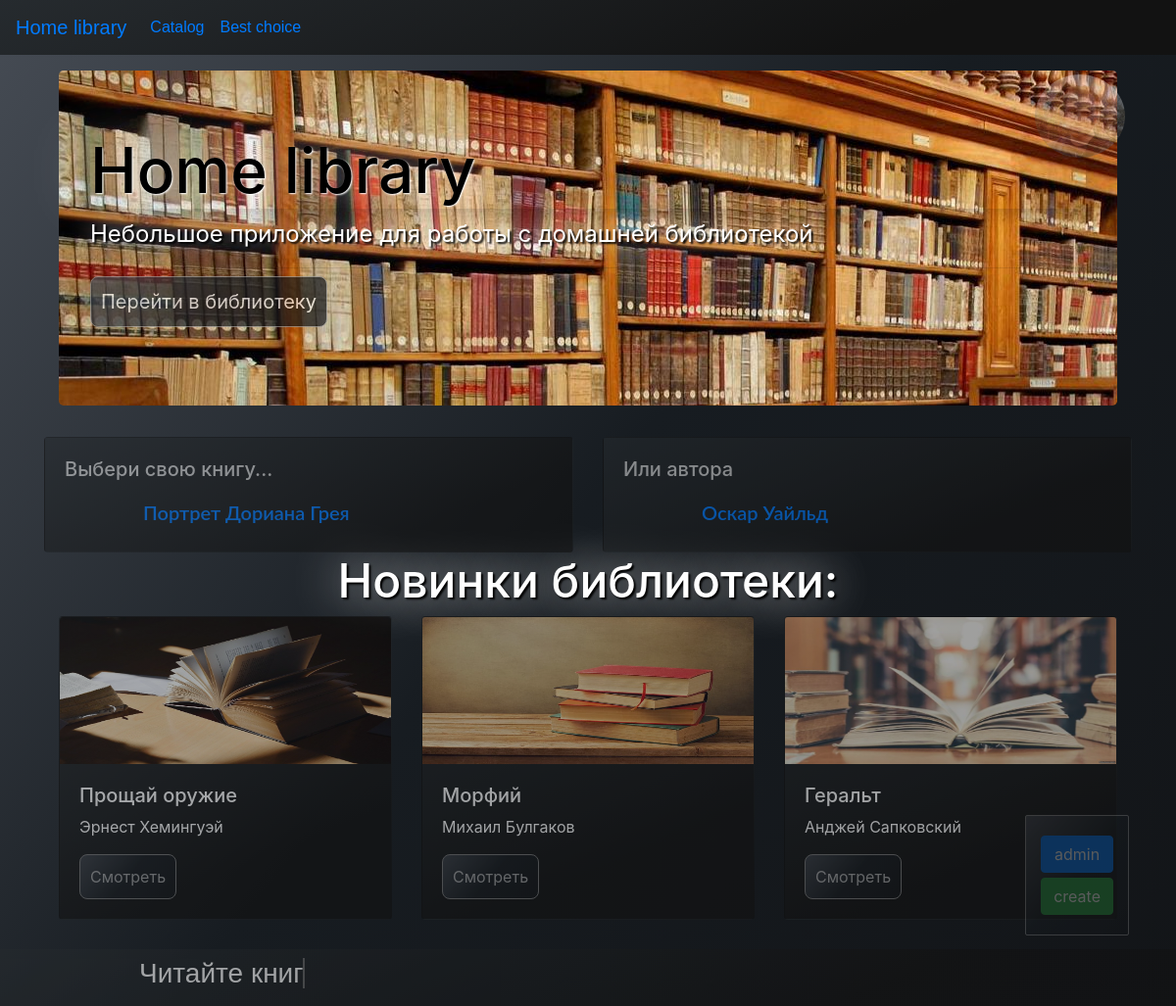
The app's page /, older data.
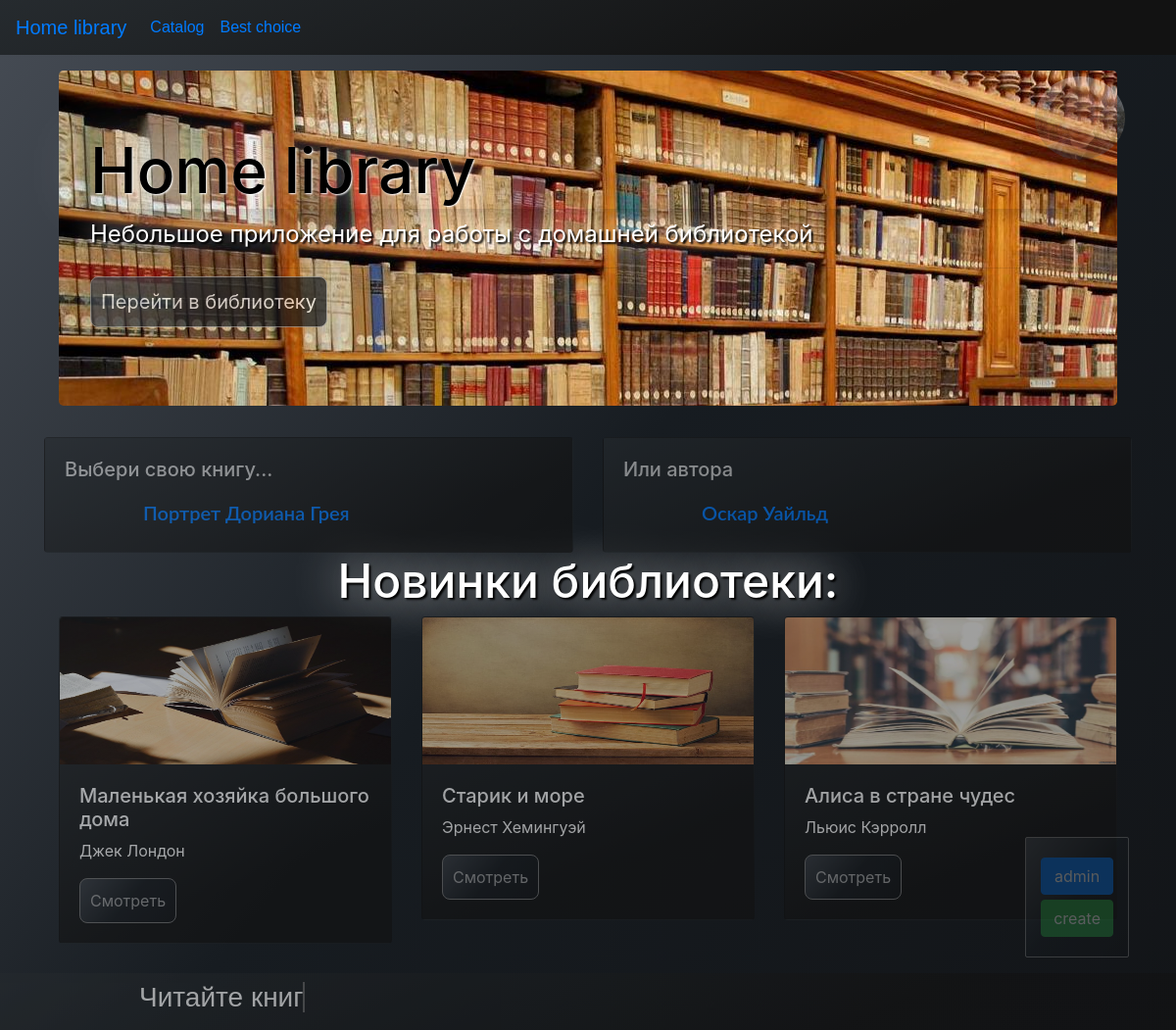
The same page, newer data.
### app/models.py (models this page shows, shortened)
class BookModel(models.Model):
    title = models.CharField(max_length=50, db_index=True,
                             verbose_name="Название книги")
    author = models.CharField(
        max_length=50, db_index=True, verbose_name="Автор")
    dateline = models.CharField(
        max_length=100, verbose_name="Издательство и год выпуска")
    genre = models.ManyToManyField(
        'Genre', related_name='book', verbose_name="Раздел")
    addition = models.TextField(max_length=1000, verbose_name="Описание")
    rating = models.ManyToManyField(
        'Rating', related_name='book', verbose_name="Рейтинг")
    slug = models.SlugField(max_length=50, blank=True, unique=True)
    time_added = models.DateTimeField(default=datetime.now)
    def __str__(self):
        return self.title
    class Meta:
        verbose_name = 'Библиотека'
        verbose_name_plural = 'Библиотека'
        ordering = ['-time_added']

### app/views.py (the view)
# urls.py: path('', views.Homepage.as_view(), name='index_url'),
class Homepage(View):
    def get(self, request):
        books = BookModel.objects.all()
        random_books = BookModel.objects.order_by('time_added').filter(rating='5')[:4]
        return render(request, 'app/index.html', context={'books': books,
                                                          'random_books': random_books, 'about_me': True})

### app/templates/app/index.html (shortened to what this page needs)
{% extends 'app/book_template.html' %}
{% block content %}
    <div class="view" style="height: auto">
        <div class="mask rgba-black-light align-items-center">
            <div class="development container">
                <div class="jumbotron" style="background-image: url(/static/app/library.jpg);">
                    <h1 class="shadow">
                        Home library
                    </h1>
                    <p class="shadow2">
                        Небольшое приложение для работы с домашней библиотекой
                    </p>
                    <hr class=" my-2">
                    <p class="lead">
                        <a class="btn btn-primary btn-lg book_button" href="{% url 'app:library_url' %}"
                           role="button">Перейти в библиотеку</a>
                    </p>
                </div>
            </div>
            <div class="row">
                <div class="col-sm-6">
                    <div class="card for_cards w-auto">
                        <div class="card-body">
                            <h5 class="card-title for_fonts">Выбери свою книгу...</h5>
                            <div class="content">
                                <div class="content__container">
                                    <ul class="content__container__list">
                                        {% for book in random_books %}
                                            <li>
                                                <a href="{% url 'app:book_details_url' slug=book.slug %}">{{ book.title }}</a>
                                            </li>
                                        {% endfor %}
                                    </ul>
                                </div>
                            </div>
                        </div>
                    </div>
                </div>
                <div class="col-sm-6">
                    <div class="card for_cards w-auto">
                        <div class="card-body">
                            <h5 class="card-title for_fonts">Или автора</h5>
                            <div class="content">
                                <div class="content__container">
                                    <ul class="content__container__list">
                                        {% for book in random_books %}
                                            <li>
                                                <a href="{% url 'app:book_details_url' slug=book.slug %}">{{ book.author }}</a>
                                            </li>
                                        {% endfor %}
                                    </ul>
                                </div>
                            </div>
                        </div>
                    </div>
                </div>
            </div>
            <h2>
                <div class="shadow2" style="text-align: center;">Новинки библиотеки:</div>
            </h2>
            <div class="container">
                <div class="row">
                    <div class="col-sm-6 col-lg-4  mb-4">
                        <div class="card text-white for_cards mb-3">
                            <img class="card-img-top" src="/static/app/book2.jpg" alt="1 image" width="120"
                                 height="150">
                            <div class="card-body">
                                <h5>{{ books.0 }}</h5>
                                <p class="card-text">{{ books.0.author }}</p>
                                <a href="{% url 'app:book_details_url' slug=books.0.slug %}"
                                   class="btn book_button">
                                    <div class="for_fonts">Смотреть</div>
                                </a>
                            </div>
                        </div>
                    </div>
                    <div class="col-sm-6 col-lg-4">
                        <div class="card text-white for_cards mb-3">
                            <img class="card-img-top" src="/static/app/book1.jpg" alt="2 image" width="120"
                                 height="150">
                            <div class="card-body">
                                <h5>{{ books.1 }}</h5>
                                <p class="card-text">{{ books.1.author }}</p>
                                <a href="{% url 'app:book_details_url' slug=books.1.slug %}"
                                   class="btn book_button">
                                    <div class="for_fonts">Смотреть</div>
                                </a>
                            </div>
                        </div>
                    </div>
                    <div class="col-sm-6 col-lg-4">
                        <div class="card text-white for_cards mb-3">
                            <img class="card-img-top" src="/static/app/book4.jpg" alt="3 image" width="120"
                                 height="150">
                            <div class="card-body">
                                <h5>{{ books.2 }}</h5>
                                <p class="card-text">{{ books.2.author }}</p>
                                <a href="{% url 'app:book_details_url' slug=books.2.slug %}"
                                   class="btn book_button">
                                    <div class="for_fonts">Смотреть</div>
                                </a>
                            </div>
                        </div>
                    </div>
                </div>
            </div>
        </div>
    </div>
{% endblock %}

### app/templates/app/book_template.html (shortened to what this page needs)
{% extends 'base.html' %}
{% block admin-panel %}
    <a href="/admin" class="btn btn-primary">admin</a>
    <a href="/create" class="btn btn-success">create</a>
{% endblock %}
{% block about-me %}
    {% if about_me %}
        <img src="/static/app/me.jpg" alt="Моё фото)"/>
    {% endif %}
{% endblock %}

### templates/base.html (shortened to what this page needs)
{% load static %}
<!DOCTYPE html>
<html lang="ru" class="main">
<head>
    <link rel="stylesheet" href="https://stackpath.bootstrapcdn.com/bootstrap/4.3.1/css/bootstrap.min.css"
>
    <link rel="stylesheet" href="{% static 'css/styles.css' %}">
</head>
<body class="main">
<nav class="navbar navbar-expand-md">
    <a class="navbar-brand" href="{% url 'app:index_url' %}"> Home library </a>
    <div class="collapse navbar-collapse" id="navbarSupportedContent">
        <ul class="navbar-nav mr-auto">
            <li class="nav-item active">
                <a class="nav-link" href="{% url 'app:catalog_url' %}"> Catalog </a>
            </li>
            <li class="nav-item">
                <a class="nav-link" href="{% url 'app:library_url' %}">
                    Best choice
                </a>
            </li>
        </ul>
    </div>
</nav>
<div class="container mt-3 mb-5">
    {% block content %}{% endblock %}
</div>
<div class="admin-panel">
    {% block admin-panel %}
    {% endblock %}
</div>
<div class="circle about-me">
    <a href="https://github.com/AlAstroMoody/">
        {% block about-me %}
        {% endblock %}
    </a>
</div>
<nav class="navbar fixed-bottom for_cards">
    <div class="left">
        <h3 class="for_other_fonts">
            <span class="txt-rotate" data-period="1000"
                  data-rotate='[ "Читайте книги!", "Узнавайте новое!", "Развивайтесь!", "Фантазируйте!", "У вас всё получится!" ]'>
            </span>
        </h3>
    </div>
</nav>
</body>
</html>

### static/css/styles.css (style rules this page uses)
.admin-panel { border: 1px solid #999; border-radius: 2px; position: fixed; right: 4%; bottom: 7%; opacity: 0.3; padding: 15px; background: linear-gradient(129.56deg, #4D535C -7.06%, #171C21 50.9%, #121417 107.91%); }
.admin-panel a { display: block; margin-top: 5px; margin-bottom: 5px; }
.shadow { color: black; font-size: 4em; text-shadow: 1px 1px 2px white, 0 0 1em rgb(255, 255, 255); }
.shadow2 { color: white; font-size: 1.5em; text-shadow: 2px 2px 2px black, 0 0 1em rgb(255, 255, 255) }
.main { background: linear-gradient(129.56deg, #4D535C -7.06%, #171C21 50.9%, #121417 107.91%); min-height: 100vh; }
.for_cards { background: linear-gradient(157.73deg, #262B2F -0.68%, #121212 74.03%); opacity: 0.6; }
.for_fonts { opacity: 0.8; color: rgb(255, 255, 255); }
.book_button { padding: 10px; background: linear-gradient(129.56deg, #4D535C -7.06%, #171C21 50.9%, #121417 107.91%); border: 1px solid #999; border-radius: 8px; opacity: 0.7; }
.content { overflow: hidden; font-family: "Lato", sans-serif; font-size: 20px; line-height: 40px; color: #e5d6d6; }
.content__container { font-weight: 600; overflow: hidden; height: 40px; padding: 0 40px; }
.content__container__list { margin-top: 0; text-align: left; list-style: none; -webkit-animation-name: change; -webkit-animation-duration: 10s; -webkit-animation-iteration-count: infinite; animation-name: change; animation-duration: 10s; animation-iteration-count: infinite; }
.about-me { position: fixed; right: 4%; top: 7%; opacity: 0.3; padding: 15px; }
.circle { width: 100px; height: 100px; overflow: hidden; padding: 4px; }
.circle img { display: block; width: 100%; border-radius: 50%; }
.for_other_fonts { color: rgb(255, 255, 255); text-indent: 4.5em; }
.navbar { font-family: "Montserrat", sans-serif; background: linear-gradient(157.73deg, #262B2F -0.68%, #121212 74.03%); }

Row changes from the older to the newer data that the page shows:
no longer on this page (row unchanged): BookModel: title "Прощай оружие", author "Эрнест Хемингуэй"
no longer on this page (row unchanged): BookModel: title "Морфий", author "Михаил Булгаков"
no longer on this page (row unchanged): BookModel: title "Геральт", author "Анджей Сапковский"
added BookModel: title "Маленькая хозяйка большого дома", author "Джек Лондон"
added BookModel: title "Старик и море", author "Эрнест Хемингуэй"
added BookModel: title "Алиса в стране чудес", author "Льюис Кэрролл"
